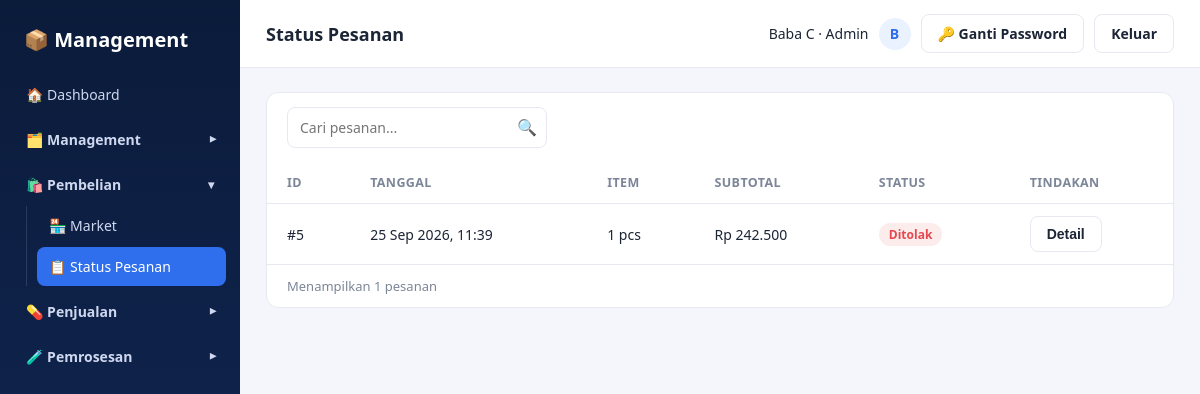
The app's page /pembelian/status_pesanan.php (signed in) with its own data.
### tables this page shows
CREATE TABLE `pesanan` (
  `id` int(11) NOT NULL,
  `user_id` int(11) NOT NULL,
  `total` decimal(14,2) NOT NULL DEFAULT '0.00',
  `catatan` varchar(255) DEFAULT NULL,
  `status` enum('menunggu','selesai','dibatalkan','ditolak') NOT NULL DEFAULT 'menunggu',
  `created_at` timestamp NOT NULL DEFAULT CURRENT_TIMESTAMP,
  `updated_at` timestamp NOT NULL DEFAULT CURRENT_TIMESTAMP ON UPDATE CURRENT_TIMESTAMP
);

### includes/auth.php (called while the page is built, shortened)
<?php
function current_user() {
    return [
        'id'        => $_SESSION['user_id'] ?? null,
        'username'  => $_SESSION['username'] ?? null,
        'full_name' => $_SESSION['full_name'] ?? null,
        'role'      => $_SESSION['role'] ?? null,
    ];
}
function status_label($status) {
    switch ($status) {
        case 'ditolak':    return 'Ditolak';
    }
}
function e($str) {
    return htmlspecialchars($str ?? '', ENT_QUOTES, 'UTF-8');
}
function rupiah($angka) {
    return 'Rp ' . number_format((float)$angka, 0, ',', '.');
}

### pembelian/status_pesanan.php (the view, shortened to what this page needs)
<?php
require_once __DIR__ . '/../includes/auth.php';
$uid = (int)current_user()['id'];
$stmt = mysqli_prepare($conn, "SELECT * FROM pesanan WHERE user_id = ? ORDER BY created_at DESC, id DESC");
mysqli_stmt_bind_param($stmt, 'i', $uid);
mysqli_stmt_execute($stmt);
$res = mysqli_stmt_get_result($stmt);
$pesananList = [];
while ($row = mysqli_fetch_assoc($res)) {
    $st = mysqli_prepare($conn, "SELECT nama_produk, harga, qty, subtotal FROM pesanan_item WHERE pesanan_id = ? ORDER BY id ASC");
    $pid = (int)$row['id'];
    mysqli_stmt_bind_param($st, 'i', $pid);
    mysqli_stmt_execute($st);
    $rItems = mysqli_stmt_get_result($st);
    $row['items'] = [];
    while ($it = mysqli_fetch_assoc($rItems)) $row['items'][] = $it;
    $pesananList[] = $row;
}
include __DIR__ . '/../includes/header.php';
?>
<div class="panel">
    <div class="panel-toolbar">
        <div class="search-box">
            <input type="text" placeholder="Cari pesanan..." data-table-search="#pesananTable">
            <span class="icon">🔍</span>
        </div>
    </div>
    <table class="data-table" id="pesananTable">
        <thead>
            <tr>
                <th>ID</th>
                <th>Tanggal</th>
                <th>Item</th>
                <th>Subtotal</th>
                <th>Status</th>
                <th>Tindakan</th>
            </tr>
        </thead>
        <tbody>
            <?php if (empty($pesananList)): ?>
                <tr>
                    <td colspan="6" style="text-align:center; color:var(--text-muted);">
                        Kamu belum punya pesanan. <a href="market.php">Belanja di Market</a>
                    </td>
                </tr>
            <?php else: foreach ($pesananList as $o):
                $detail = [
                    'id'           => (int)$o['id'],
                    'tanggal'      => date('d M Y, H:i', strtotime($o['created_at'])),
                    'catatan'      => $o['catatan'] ?: '',
                    'status'       => $o['status'],
                    'status_label' => status_label($o['status']),
                    'total'        => rupiah($o['total']),
                    'items'        => array_map(function ($it) {
                        return [
                            'nama'     => $it['nama_produk'],
                            'harga'    => rupiah($it['harga']),
                            'qty'      => (int)$it['qty'],
                            'subtotal' => rupiah($it['subtotal']),
                        ];
                    }, $o['items']),
                ];
            ?>
                <tr>
                    <td>#<?= (int)$o['id'] ?></td>
                    <td><?= e(date('d M Y, H:i', strtotime($o['created_at']))) ?></td>
                    <td><?= array_sum(array_column($o['items'], 'qty')) ?> pcs</td>
                    <td><?= rupiah($o['total']) ?></td>
                    <td><span class="badge badge-<?= e($o['status']) ?>"><?= e(status_label($o['status'])) ?></span></td>
                    <td>
                        <button type="button" class="btn btn-outline" data-pesanan-user-detail="<?= e(json_encode($detail, JSON_UNESCAPED_UNICODE)) ?>">Detail</button>
                    </td>
                </tr>
            <?php endforeach; endif; ?>
        </tbody>
    </table>
    <div class="table-footer">Menampilkan <?= count($pesananList) ?> pesanan</div>
</div>
<?php include __DIR__ . '/../includes/footer.php'; ?>

### assets/css/style.css (style rules this page uses)
:root { --navy-900: #0b1b3a; --navy-800: #122a5c; --blue-600: #2f6fed; --blue-50: #eaf1ff; --green-600: #2fb344; --green-700: #259238; --red-600: #e5484d; --text-main: #1c2536; --text-muted: #7c8698; --border: #e6e9f0; --bg-app: #f4f6fb; --white: #ffffff; --radius: 12px; }
* { box-sizing: border-box; }
body { margin: 0; font-family: 'Segoe UI', Roboto, Helvetica, Arial, sans-serif; background: var(--bg-app); color: var(--text-main); }
.panel { background: var(--white); border: 1px solid var(--border); border-radius: var(--radius); margin-bottom: 20px; }
.panel-toolbar { padding: 14px 20px; display: flex; align-items: center; justify-content: space-between; gap: 12px; flex-wrap: wrap; }
.search-box { position: relative; width: 260px; max-width: 100%; }
.search-box input { width: 100%; padding: 9px 34px 9px 12px; border: 1px solid var(--border); border-radius: 8px; font-size: 14px; }
.search-box .icon { position: absolute; right: 10px; top: 9px; color: var(--text-muted); }
.btn { display: inline-flex; align-items: center; gap: 6px; padding: 9px 16px; border-radius: 8px; border: none; font-size: 14px; font-weight: 600; cursor: pointer; }
.btn-outline { background: #fff; border: 1px solid var(--border); color: var(--text-main); }
table.data-table { width: 100%; border-collapse: collapse; }
table.data-table th, table.data-table td { padding: 12px 20px; text-align: left; font-size: 14px; border-bottom: 1px solid var(--border); }
table.data-table th { color: var(--text-muted); font-weight: 600; font-size: 12.5px; text-transform: uppercase; letter-spacing: 0.03em; }
.table-footer { padding: 12px 20px; font-size: 13px; color: var(--text-muted); }
.badge { display: inline-block; padding: 3px 10px; border-radius: 999px; font-size: 12px; font-weight: 600; }
input[type=text], input[type=number], input[type=password], input[type=tel], select { padding: 10px 12px; border: 1px solid var(--border); border-radius: 8px; font-size: 14px; width: 100%; font-family: inherit; }
.badge-ditolak { background: #fdecec; color: var(--red-600); }

### records on screen
pesanan: id "5", created_at "25 Sep 2026, 11:39", array_sum(array_column($o['items'], 'qty')) "1", total "Rp 242.500", status "Ditolak"

### other values on screen
$page_header "Status Pesanan"
$me['full_name'] "Baba C"
role_label($me['role']) "Admin"
substr($me['full_name'] ?? '?', 0, 1) "B"
count($pesananList) "1"
